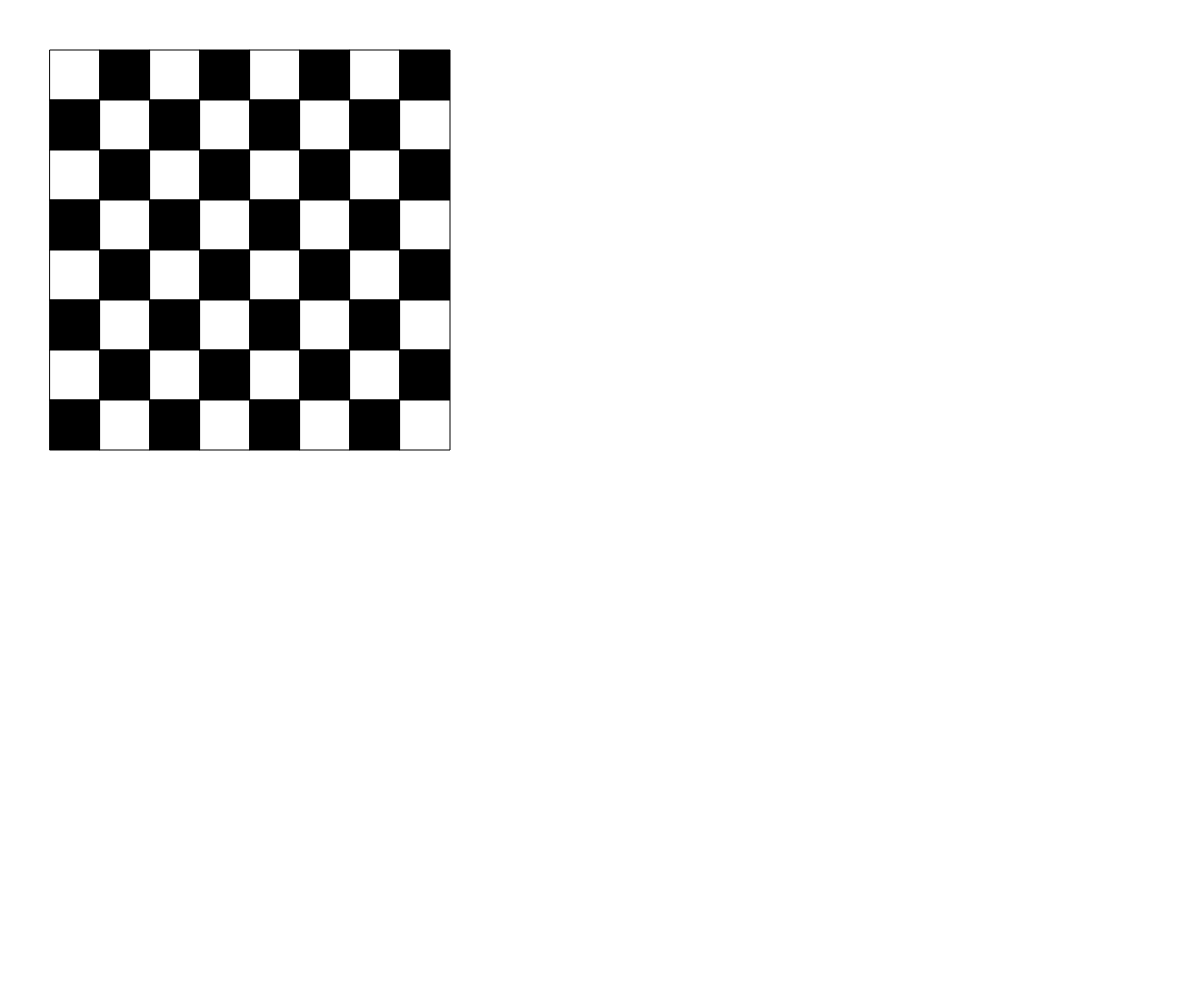
Frame 1 (no input)
Frame 60 (no input): identical to frame 1, image omitted
Frame 120 (the mouse pressed at the canvas centre since frame 60): identical to frame 1, image omitted

The p5.js sketch that drew this single still picture (run headless with seeded random() and noise() and a simulated clock; from frame 60 on, the mouse is pressed at the canvas centre):

// p5.js sketch
// ── sketch.js
let isFilled;

function setup() {
  if (windowWidth < windowHeight) {
    createCanvas(windowWidth,windowWidth);
  }
  else {
    createCanvas(windowWidth,windowHeight);
  }
  isFilled = false;
}

function draw() {
  background(255);
  drawCheckers();
}

function drawCheckers() {
  for (let b = 50; b < 450; b += 50) {
    for (let w = 50; w < 450; w += 50) {
      if (isFilled) {
        fill(0);
      }
      else {
        fill(255);
      }
      rect(b, w, 50, 50);
      isFilled = !isFilled;
    }
    isFilled = !isFilled;
  }
}
